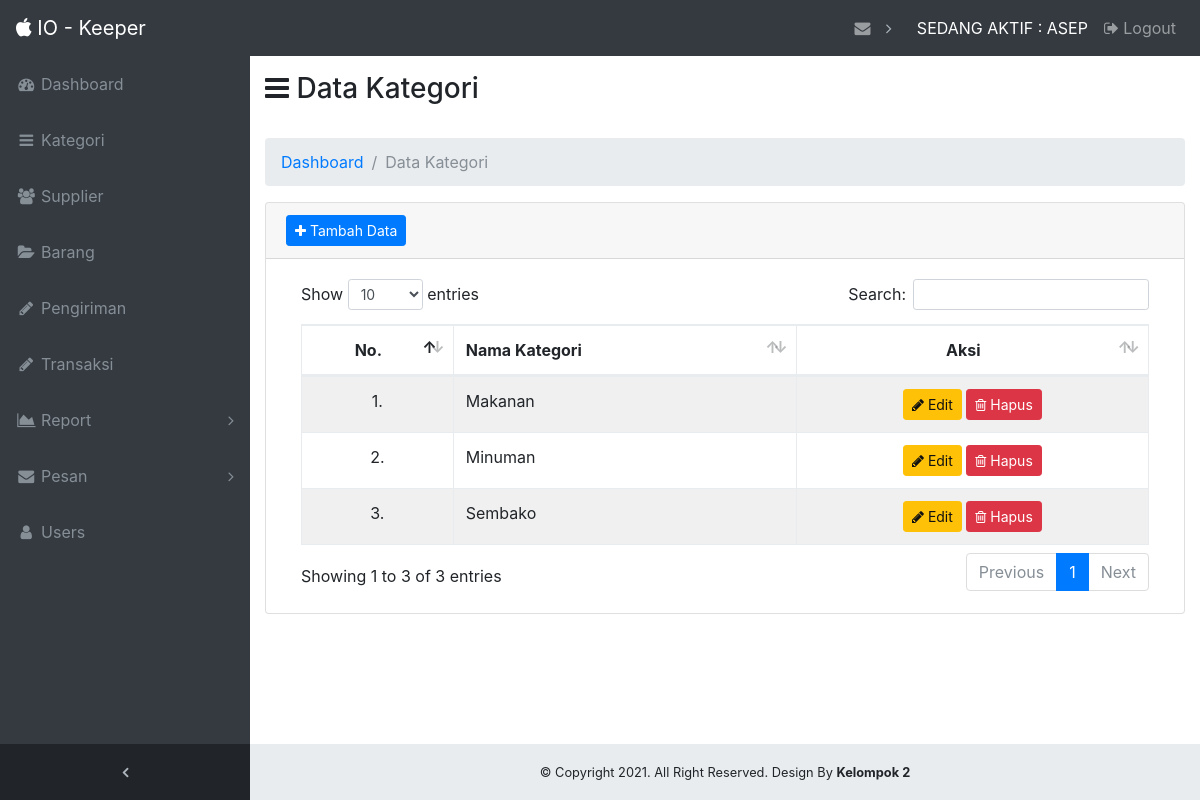
The page /admin/?page=kategori (signed in) on the database its author committed.
### tables this page shows
CREATE TABLE `kategori` (
  `id_kategori` int(11) NOT NULL,
  `nama_kategori` varchar(100) DEFAULT NULL,
  `status` int(11) NOT NULL DEFAULT '0'
);

### admin/page/kategori/data_kategori.php (the view, shortened to what this page needs)
<div class="container-fluid">
    <div class="row">
        <div class="col-md-12">
            <h3><i class="fa fa-bars"></i> Data Kategori</h3>
            <br>
        </div>
    </div>
    <ol class="breadcrumb">
        <li class="breadcrumb-item">
            <a href="?page=dashboard">Dashboard</a>
        </li>
        <li class="breadcrumb-item active">Data Kategori</li>
    </ol>
    <div class="card mb-3">
        <div class="card-header">
            <button type="button" class="btn btn-primary btn-sm" data-toggle="modal" data-target="#exampleModal"><i class="fa fa-plus"></i> Tambah Data
            </button>
        </div>
        <div class="card-body">
            <div class="table-responsive">
                <table class="table table-bordered" id="dataTable" width="100%" cellspacing="0">
                    <thead>
                        <tr>
                            <th class="text-center">No.</th>
                            <th>Nama Kategori</th>
                            <th class="text-center">Aksi</th>
                        </tr>
                    </thead>
                    <tbody>
                        <?php
                        $no = 0;
                        $query = $con->query("SELECT * FROM kategori ORDER BY nama_kategori ASC");
                        $bgcolor = "";
                        ?>
                        <?php foreach ($query as $data_kategori) : ?>
                            <?php
                            if ($no % 2 == 0) {
                                $bgcolor = "#F0F0F0";
                            } else {
                                $bgcolor = "";
                            }
                            ?>
                            <tr bgcolor="<?php echo $bgcolor; ?>">
                                <td class="text-center"><?php echo ++$no; ?>.</td>
                                <td><?php echo $data_kategori['nama_kategori']; ?></td>
                                <td class="text-center">
                                    <button id="btn-edit-kategori" onclick="editKategori(<?php echo $data_kategori['id_kategori'] ?>)" type="button" class="btn btn-warning btn-sm" data-toggle="modal" data-target="#exampleModalUpdate"><i class="fa fa-pencil"></i> Edit
                                    </button>
                                    <form class="d-inline" method="POST" >
                                        <button onclick="return confirm('Yakin ? Anda Ingin Menghapus Data Ini ?')" name="btn-hapus" type="submit" class="btn btn-danger btn-sm">
                                            <i class="fa fa-trash-o"></i> Hapus
                                        </button>
                                    </form>
                                </td>
                            </tr>
                        <?php endforeach ?>
                    </tbody>
                </table>
            </div>
        </div>
    </div>
</div>

### admin/template/css/sb-admin.css (style rules this page uses)
html { position: relative; min-height: 100%; }
body { overflow-x: hidden; }
body.sticky-footer { margin-bottom: 56px; }
body.fixed-nav { padding-top: 56px; }

### rows shown on the page
kategori: nama_kategori "Makanan"
kategori: nama_kategori "Minuman"
kategori: nama_kategori "Sembako"

### other values the page prints
$_SESSION['username'] "ASEP"
